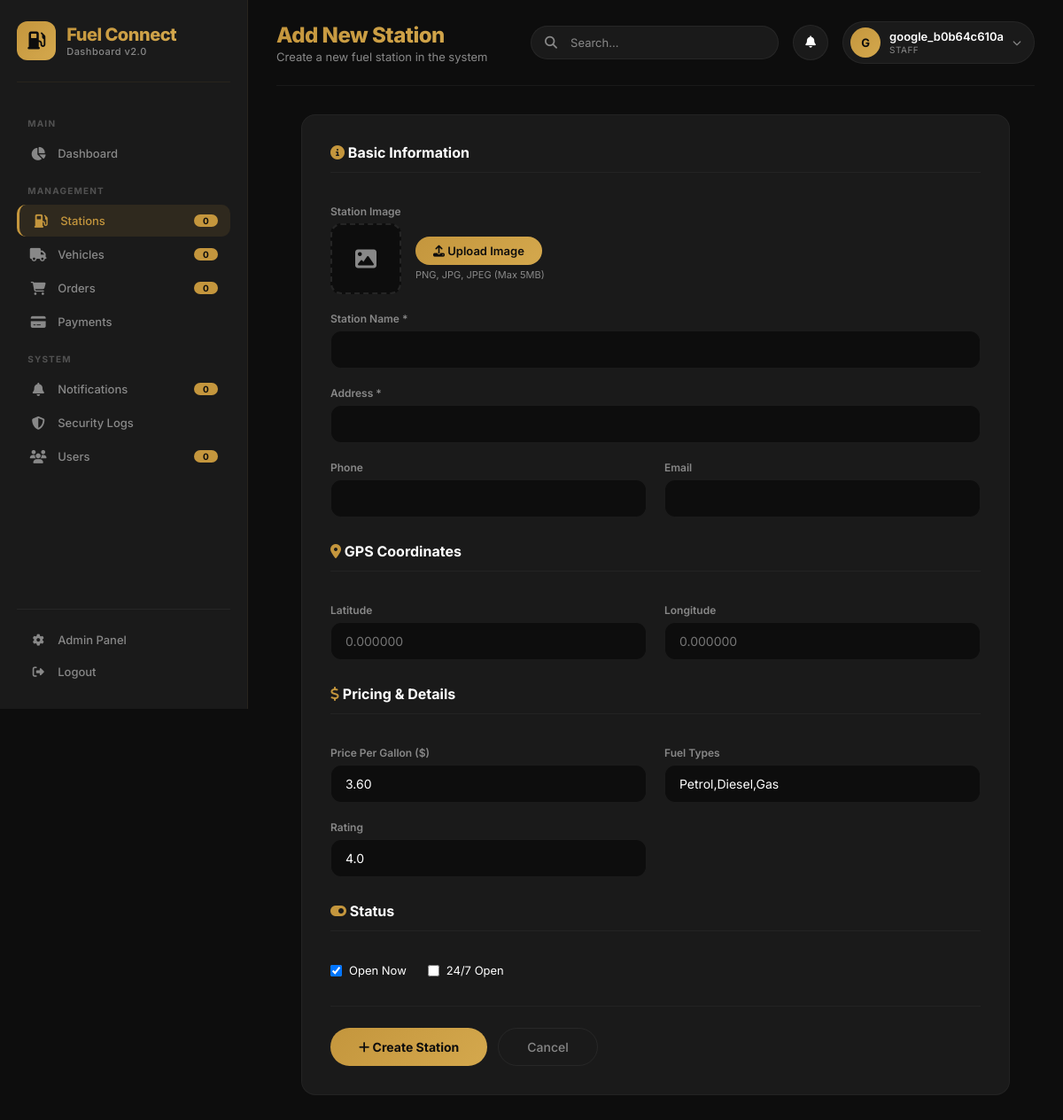
Screenshot of /dashboard/stations/create/ (signed in) with the database file from the repository.
### api/models.py (models this page shows, shortened)
class User(AbstractUser):
    username = None
    phone_number = models.CharField(max_length=20, unique=True)
    email = models.EmailField(unique=True)
    full_name = models.CharField(max_length=255)
    user_type = models.CharField(max_length=20, choices=[
        ('customer', 'Customer'),
        ('driver', 'Driver'),
        ('station_owner', 'Station Owner'),
        ('admin', 'Admin')
    ], default='customer')
    location = models.CharField(max_length=255, blank=True, null=True)
    referral_code = models.CharField(max_length=50, blank=True, null=True)
    is_verified = models.BooleanField(default=False)
    is_active = models.BooleanField(default=True)
    created_at = models.DateTimeField(auto_now_add=True)
    updated_at = models.DateTimeField(auto_now=True)
    last_activity = models.DateTimeField(default=timezone.now)
    vehicle_type = models.CharField(max_length=100, blank=True, null=True)
    vehicle_number = models.CharField(max_length=50, blank=True, null=True)
    license_number = models.CharField(max_length=100, blank=True, null=True)
    failed_login_attempts = models.IntegerField(default=0)
    locked_until = models.DateTimeField(null=True, blank=True)
    USERNAME_FIELD = 'phone_number'
    REQUIRED_FIELDS = ['email', 'full_name']
    objects = CustomUserManager()

### api/dashboard_views.py (the view, shortened to what this page needs)
# urls.py: path('stations/create/', dashboard_views.station_create, name='station_create'),
@login_required(login_url='dashboard_login')
def station_create(request):
    return render(request, 'dashboard/stations/create.html', {'user': request.user})

### templates/dashboard/stations/create.html (shortened to what this page needs)
{% extends 'dashboard/base.html' %}
{% load static %}
{% block page_title %}Add New Station{% endblock %}
{% block page_subtitle %}Create a new fuel station in the system{% endblock %}
{% block content %}
<div style="max-width: 800px; margin: 0 auto;">
    <div style="background: var(--dark); border-radius: var(--radius); padding: 32px; border: 1px solid rgba(255,255,255,0.04);">
        <form method="post" enctype="multipart/form-data">
            <div style="display: grid; grid-template-columns: 1fr 1fr; gap: 20px;">
                <div style="grid-column: 1 / -1;">
                    <h3 style="color: var(--white); font-size: 16px; font-weight: 700; margin-bottom: 16px; padding-bottom: 12px; border-bottom: 1px solid rgba(255,255,255,0.04);">
                        <i class="fas fa-info-circle" style="color: var(--gold);"></i> Basic Information
                    </h3>
                </div>
                <div style="grid-column: 1 / -1;">
                    <label style="display: block; color: var(--gray); font-size: 12px; font-weight: 600; margin-bottom: 6px;">Station Image</label>
                    <div style="display: flex; align-items: center; gap: 16px;">
                        <div style="width: 80px; height: 80px; border-radius: 12px; border: 2px dashed rgba(255,255,255,0.1); display: flex; align-items: center; justify-content: center; overflow: hidden; background: var(--black);" id="imagePreview">
                            <i class="fas fa-image" style="color: var(--gray); font-size: 24px;"></i>
                        </div>
                        <div>
                            <button type="button" onclick="document.getElementById('imageInput').click()" style="padding: 8px 20px; border-radius: 30px; background: var(--gold-gradient); color: var(--black); border: none; font-family: 'Inter', sans-serif; font-size: 13px; font-weight: 600; cursor: pointer;">
                                <i class="fas fa-upload"></i> Upload Image
                            </button>
                            <p style="color: var(--gray); font-size: 11px; margin-top: 4px;">PNG, JPG, JPEG (Max 5MB)</p>
                        </div>
                    </div>
                </div>
                <div style="grid-column: 1 / -1;">
                    <label style="display: block; color: var(--gray); font-size: 12px; font-weight: 600; margin-bottom: 6px;">Station Name *</label>
                    <input type="text" name="name" required style="width: 100%; padding: 12px 16px; border-radius: 12px; border: 1px solid rgba(255,255,255,0.06); background: var(--black); color: var(--white); font-family: 'Inter', sans-serif; font-size: 14px;">
                </div>
                <div style="grid-column: 1 / -1;">
                    <label style="display: block; color: var(--gray); font-size: 12px; font-weight: 600; margin-bottom: 6px;">Address *</label>
                    <input type="text" name="address" required style="width: 100%; padding: 12px 16px; border-radius: 12px; border: 1px solid rgba(255,255,255,0.06); background: var(--black); color: var(--white); font-family: 'Inter', sans-serif; font-size: 14px;">
                </div>
                <div>
                    <label style="display: block; color: var(--gray); font-size: 12px; font-weight: 600; margin-bottom: 6px;">Phone</label>
                    <input type="text" name="phone" style="width: 100%; padding: 12px 16px; border-radius: 12px; border: 1px solid rgba(255,255,255,0.06); background: var(--black); color: var(--white); font-family: 'Inter', sans-serif; font-size: 14px;">
                </div>
                <div>
                    <label style="display: block; color: var(--gray); font-size: 12px; font-weight: 600; margin-bottom: 6px;">Email</label>
                    <input type="email" name="email" style="width: 100%; padding: 12px 16px; border-radius: 12px; border: 1px solid rgba(255,255,255,0.06); background: var(--black); color: var(--white); font-family: 'Inter', sans-serif; font-size: 14px;">
                </div>
                <div style="grid-column: 1 / -1; margin-top: 8px;">
                    <h3 style="color: var(--white); font-size: 16px; font-weight: 700; margin-bottom: 16px; padding-bottom: 12px; border-bottom: 1px solid rgba(255,255,255,0.04);">
                        <i class="fas fa-map-marker-alt" style="color: var(--gold);"></i> GPS Coordinates
                    </h3>
                </div>
                <div>
                    <label style="display: block; color: var(--gray); font-size: 12px; font-weight: 600; margin-bottom: 6px;">Latitude</label>
                    <input type="number" step="any" name="latitude" placeholder="0.000000" style="width: 100%; padding: 12px 16px; border-radius: 12px; border: 1px solid rgba(255,255,255,0.06); background: var(--black); color: var(--white); font-family: 'Inter', sans-serif; font-size: 14px;">
                </div>
                <div>
                    <label style="display: block; color: var(--gray); font-size: 12px; font-weight: 600; margin-bottom: 6px;">Longitude</label>
                    <input type="number" step="any" name="longitude" placeholder="0.000000" style="width: 100%; padding: 12px 16px; border-radius: 12px; border: 1px solid rgba(255,255,255,0.06); background: var(--black); color: var(--white); font-family: 'Inter', sans-serif; font-size: 14px;">
                </div>
                <div style="grid-column: 1 / -1; margin-top: 8px;">
                    <h3 style="color: var(--white); font-size: 16px; font-weight: 700; margin-bottom: 16px; padding-bottom: 12px; border-bottom: 1px solid rgba(255,255,255,0.04);">
                        <i class="fas fa-dollar-sign" style="color: var(--gold);"></i> Pricing & Details
                    </h3>
                </div>
                <div>
                    <label style="display: block; color: var(--gray); font-size: 12px; font-weight: 600; margin-bottom: 6px;">Price Per Gallon ($)</label>
                    <input type="number" step="0.01" name="price_per_gallon" value="3.60" style="width: 100%; padding: 12px 16px; border-radius: 12px; border: 1px solid rgba(255,255,255,0.06); background: var(--black); color: var(--white); font-family: 'Inter', sans-serif; font-size: 14px;">
                </div>
                <div>
                    <label style="display: block; color: var(--gray); font-size: 12px; font-weight: 600; margin-bottom: 6px;">Fuel Types</label>
                    <input type="text" name="fuel_types" value="Petrol,Diesel,Gas" placeholder="Petrol,Diesel,Gas" style="width: 100%; padding: 12px 16px; border-radius: 12px; border: 1px solid rgba(255,255,255,0.06); background: var(--black); color: var(--white); font-family: 'Inter', sans-serif; font-size: 14px;">
                </div>
                <div>
                    <label style="display: block; color: var(--gray); font-size: 12px; font-weight: 600; margin-bottom: 6px;">Rating</label>
                    <input type="number" step="0.1" min="0" max="5" name="rating" value="4.0" style="width: 100%; padding: 12px 16px; border-radius: 12px; border: 1px solid rgba(255,255,255,0.06); background: var(--black); color: var(--white); font-family: 'Inter', sans-serif; font-size: 14px;">
                </div>
                <div style="grid-column: 1 / -1; margin-top: 8px;">
                    <h3 style="color: var(--white); font-size: 16px; font-weight: 700; margin-bottom: 16px; padding-bottom: 12px; border-bottom: 1px solid rgba(255,255,255,0.04);">
                        <i class="fas fa-toggle-on" style="color: var(--gold);"></i> Status
                    </h3>
                </div>
                <div style="display: flex; gap: 24px; flex-wrap: wrap;">
                    <label style="display: flex; align-items: center; gap: 8px; color: var(--white); font-size: 13px; cursor: pointer;">
                        <input type="checkbox" name="is_open" checked> Open Now
                    </label>
                    <label style="display: flex; align-items: center; gap: 8px; color: var(--white); font-size: 13px; cursor: pointer;">
                        <input type="checkbox" name="is_24_7"> 24/7 Open
                    </label>
                </div>
            </div>
            <div style="display: flex; gap: 12px; margin-top: 32px; padding-top: 24px; border-top: 1px solid rgba(255,255,255,0.04);">
                <button type="submit" style="padding: 12px 32px; border-radius: 30px; background: var(--gold-gradient); color: var(--black); border: none; font-family: 'Inter', sans-serif; font-size: 14px; font-weight: 700; cursor: pointer; transition: var(--transition);">
                    <i class="fas fa-plus"></i> Create Station
                </button>
                <a href="{% url 'station_list' %}" style="padding: 12px 32px; border-radius: 30px; background: transparent; color: var(--gray); border: 1px solid rgba(255,255,255,0.06); text-decoration: none; font-family: 'Inter', sans-serif; font-size: 14px; font-weight: 500; transition: var(--transition);">
                    Cancel
                </a>
            </div>
        </form>
    </div>
</div>
{% endblock %}

### templates/dashboard/base.html (shortened to what this page needs)
<!DOCTYPE html>
<html lang="en">
<head>
    <link rel="stylesheet" href="https://cdnjs.cloudflare.com/ajax/libs/font-awesome/6.5.1/css/all.min.css">
</head>
<body>
    <nav class="sidebar" id="sidebar">
        <div class="sidebar-brand">
            <div class="brand-icon"><i class="fas fa-gas-pump"></i></div>
            <div>
                <h2>Fuel Connect</h2>
                <span>Dashboard v2.0</span>
            </div>
        </div>
        <ul class="sidebar-menu">
            <li class="menu-label">Main</li>
            <li><a href="{% url 'dashboard_index' %}" class="{% if request.resolver_match.url_name == 'dashboard_index' %}active{% endif %}">
                <i class="fas fa-chart-pie"></i> Dashboard
            </a></li>
            <li class="menu-label">Management</li>
            <li><a href="{% url 'station_list' %}" class="{% if 'station' in request.path %}active{% endif %}">
                <i class="fas fa-gas-pump"></i> Stations
                <span class="badge">{{ station_count|default:0 }}</span>
            </a></li>
            <li><a href="{% url 'vehicle_list' %}" class="{% if 'vehicle' in request.path %}active{% endif %}">
                <i class="fas fa-truck"></i> Vehicles
                <span class="badge">{{ total_vehicles|default:0 }}</span>
            </a></li>
            <li><a href="{% url 'order_list' %}" class="{% if 'order' in request.path %}active{% endif %}">
                <i class="fas fa-shopping-cart"></i> Orders
                <span class="badge">{{ pending_orders|default:0 }}</span>
            </a></li>
            <li><a href="{% url 'payment_list' %}" class="{% if 'payment' in request.path %}active{% endif %}">
                <i class="fas fa-credit-card"></i> Payments
            </a></li>
            <li class="menu-label">System</li>
            <li><a href="{% url 'notification_list' %}" class="{% if 'notification' in request.path %}active{% endif %}">
                <i class="fas fa-bell"></i> Notifications
                <span class="badge">{{ unread_notifications|default:0 }}</span>
            </a></li>
            <li><a href="{% url 'security_logs' %}" class="{% if 'security' in request.path %}active{% endif %}">
                <i class="fas fa-shield-alt"></i> Security Logs
            </a></li>
            <li><a href="{% url 'user_list' %}" class="{% if 'user' in request.path %}active{% endif %}">
                <i class="fas fa-users"></i> Users
                <span class="badge">{{ total_users|default:0 }}</span>
            </a></li>
        </ul>
        <div class="sidebar-footer">
            <a href="/admin/">
                <i class="fas fa-cog"></i> Admin Panel
            </a>
            <a href="{% url 'dashboard_logout' %}">
                <i class="fas fa-sign-out-alt"></i> Logout
            </a>
        </div>
    </nav>
    <div class="main-content">
        <div class="top-bar">
            <div class="top-bar-left">
                <div>
                    <h1>{% block page_title %}Dashboard{% endblock %}</h1>
                    <p>{% block page_subtitle %}Real-time tracking of Fuel Connect activities{% endblock %}</p>
                </div>
            </div>
            <div class="top-bar-right">
                <div class="search-box">
                    <i class="fas fa-search"></i>
                    <input type="text" placeholder="Search...">
                </div>
                <button class="icon-btn" onclick="window.location.href='{% url 'notification_list' %}'">
                    <i class="fas fa-bell"></i>
                </button>
                <div class="user-profile">
                    <div class="avatar">{{ user.get_full_name|default:user.phone_number|first|upper }}</div>
                    <div class="user-info">
                        <div class="name">{{ user.get_full_name|default:user.phone_number }}</div>
                        <div class="role">{{ user.is_superuser|yesno:"Admin,Staff" }}</div>
                    </div>
                    <i class="fas fa-chevron-down" style="color: var(--gray); font-size: 10px;"></i>
                </div>
            </div>
        </div>
        {% block content %}
        {% endblock %}
    </div>
</body>
</html>

### rows the page displays
User: get_full_name|first "G", get_full_name "google_b0b64c610a", is_superuser "STAFF"

### other values shown
{{ station_count|default:0 }} "0"
{{ total_vehicles|default:0 }} "0"
{{ pending_orders|default:0 }} "0"
{{ unread_notifications|default:0 }} "0"
{{ total_users|default:0 }} "0"
